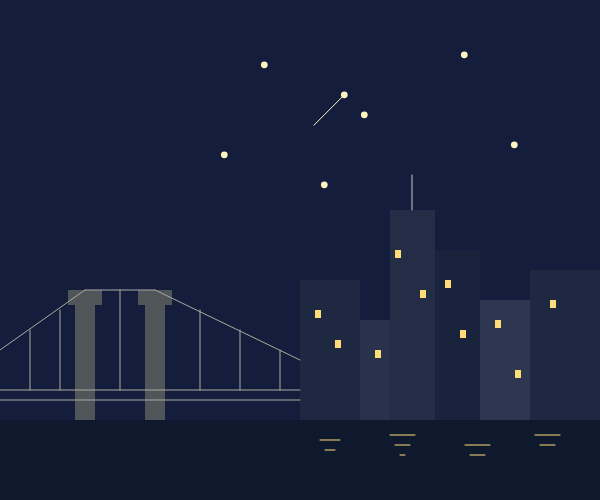
Frame 1 (no input)
Frame 60 (no input): identical to frame 1, image omitted
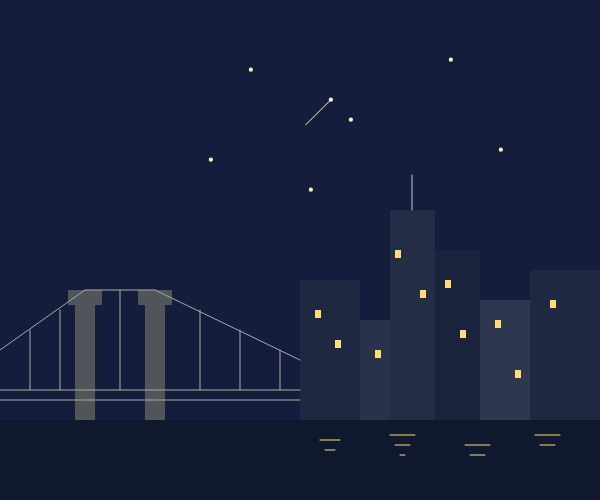
Frame 120 (the mouse pressed at the canvas centre since frame 60)

The p5.js sketch that drew these frames (run headless with seeded random() and noise() and a simulated clock; from frame 60 on, the mouse is pressed at the canvas centre):

// p5.js sketch
// ── sketch.js
let starX;
let starY;
let starSize;
let starLength;

function setup() {
  createCanvas(600, 500);

  starX = random(50, 350);
  starY = random(40, 160);
  starSize = random(3, 8);
  starLength = random(20, 50);
}

function draw() {
  // 하늘
  background(20, 30, 60);


  // 별
  noStroke();
  fill(255, 245, 190);

  ellipse(starX, starY, starSize, starSize);
  ellipse(starX + 100, starY + 50, starSize, starSize);
  ellipse(starX + 200, starY - 10, starSize, starSize);
  ellipse(starX - 40, starY + 90, starSize, starSize);
  ellipse(starX + 250, starY + 80, starSize, starSize);
  ellipse(starX + 60, starY + 120, starSize, starSize);


  // 별똥별
  ellipse(starX + 80, starY + 30, starSize, starSize);

  stroke(255, 245, 190);
  line(
    starX + 80,
    starY + 30,
    starX + 80 - starLength,
    starY + 30 + starLength
  );


  // 도시 건물
  noStroke();

  fill(30, 40, 65);
  rect(300, 280, 60, 170);

  fill(40, 50, 75);
  rect(360, 320, 55, 130);

  fill(25, 35, 60);
  rect(415, 250, 65, 200);

  fill(45, 55, 80);
  rect(480, 300, 50, 150);

  fill(30, 40, 65);
  rect(530, 270, 70, 180);


  // 높은 빌딩
  fill(35, 45, 70);
  rect(390, 210, 45, 240);

  stroke(200);
  line(412, 210, 412, 175);


  // 건물 창문
  noStroke();
  fill(255, 220, 120);

  rect(315, 310, 6, 8);
  rect(335, 340, 6, 8);

  rect(375, 350, 6, 8);

  rect(395, 250, 6, 8);
  rect(420, 290, 6, 8);

  rect(445, 280, 6, 8);
  rect(460, 330, 6, 8);

  rect(495, 320, 6, 8);
  rect(515, 370, 6, 8);

  rect(550, 300, 6, 8);


  // 다리 기둥
  fill(80, 85, 90);

  rect(75, 300, 20, 120);
  rect(145, 300, 20, 120);

  rect(68, 290, 34, 15);
  rect(138, 290, 34, 15);


  // 다리
  stroke(170, 170, 160);

  line(0, 390, 300, 390);
  line(0, 400, 300, 400);

  // 다리 위쪽 줄
  line(0, 350, 85, 290);
  line(85, 290, 155, 290);
  line(155, 290, 300, 360);

  // 다리 세로 줄
  line(30, 330, 30, 390);
  line(60, 310, 60, 390);
  line(120, 290, 120, 390);
  line(200, 310, 200, 390);
  line(240, 330, 240, 390);
  line(280, 350, 280, 390);


  // 물
  noStroke();
  fill(15, 25, 45);
  rect(0, 420, 600, 80);


  // 물에 비치는 불빛
  stroke(255, 220, 120);

  line(320, 440, 340, 440);
  line(325, 450, 335, 450);

  line(390, 435, 415, 435);
  line(395, 445, 410, 445);
  line(400, 455, 405, 455);

  line(465, 445, 490, 445);
  line(470, 455, 485, 455);

  line(535, 435, 560, 435);
  line(540, 445, 555, 445);
}


// 마우스를 클릭하면 별이 바뀜
function mousePressed() {
  starX = random(50, 300);
  starY = random(40, 140);
  starSize = random(3, 8);
  starLength = random(20, 50);
}
